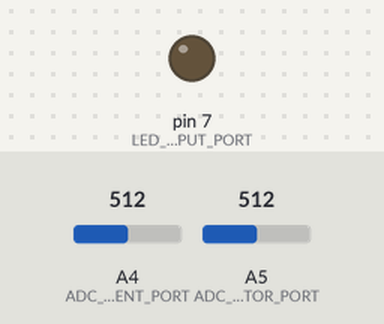
Recording of a sketch running on a simulated Arduino Uno, built with avr-gcc and run on an emulated ATmega328P. Shown: output pins drawn as LEDs (lit = HIGH). The inputs (shaded band) are chosen by the test bench; at power-on: A4 (ADC_ADJUSTMENT_PORT) = 512, A5 (ADC_PHOTORESISTOR_PORT) = 512.

Above: at 1.2 s.
1.3 s: A4 (ADC_ADJUSTMENT_PORT) set to 525
At 2.2 s:
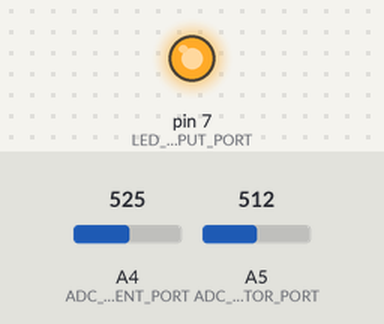
2.8 s: A4 (ADC_ADJUSTMENT_PORT) set to 511
At 3.6 s:
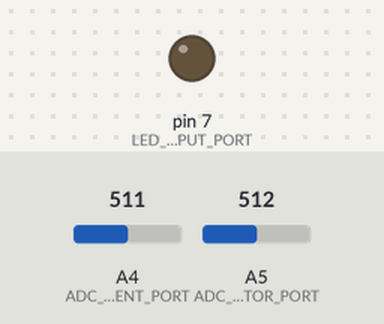
4.3 s: A4 (ADC_ADJUSTMENT_PORT) set to 716
At 5.0 s:
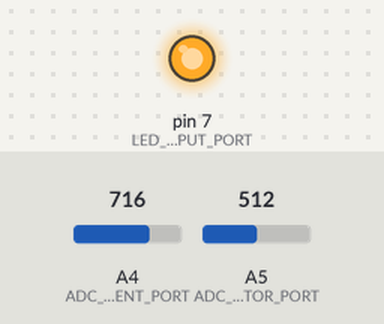
Timing chart, 0 to 7.3 s (numbered marks = the images above; inputs shaded):
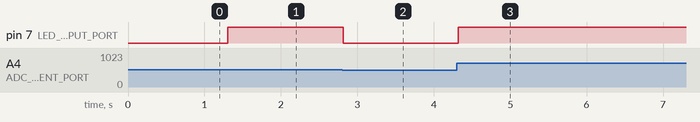

Measured:
- the behaviour switches between 512 and 513 on A4 (ADC_ADJUSTMENT_PORT) (found by bisection; images 0 and 1)
- after the input at 1.3 s, pin 7 (LED_OUTPUT_PORT): LOW → HIGH at once
- after the input at 2.8 s, pin 7 (LED_OUTPUT_PORT): HIGH → LOW at once
- after the input at 4.3 s, pin 7 (LED_OUTPUT_PORT): LOW → HIGH at once

The sketch:

adc_led_control.ino
```cpp
#define ADC_PHOTORESISTOR_PORT  A5
#define ADC_ADJUSTMENT_PORT     A4
#define LED_OUTPUT_PORT         7

int _light_val(0);
int _threshold(0);

void setup() {
  pinMode(LED_OUTPUT_PORT, OUTPUT);
  digitalWrite(LED_OUTPUT_PORT, LOW);
}

void loop() {
  _light_val = analogRead(ADC_PHOTORESISTOR_PORT);
  _threshold = analogRead(ADC_ADJUSTMENT_PORT);

  if (_light_val < _threshold)
    digitalWrite(LED_OUTPUT_PORT, HIGH);
  else
    digitalWrite(LED_OUTPUT_PORT, LOW);

  delay(50);
}
```
